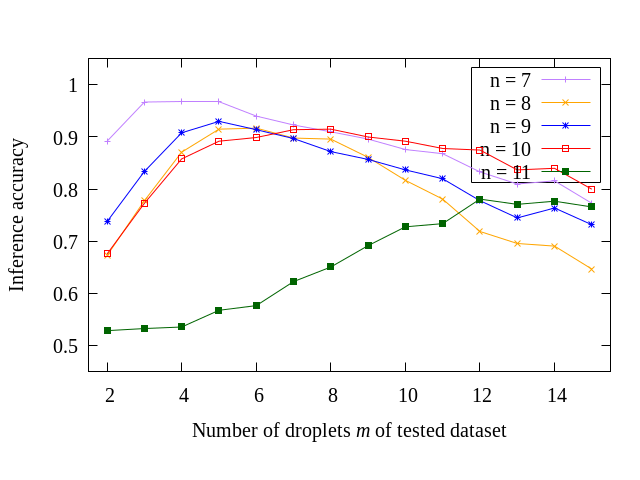

Reproduce this figure in gnuplot.
set terminal pngcairo enhanced font 'Times New Roman,15'
set key right top box maxrows 5
set size ratio 0.6
set output "accopt3.png"
set xlabel 'Number of droplets {/Times-New-Roman:Italic=15 m} of tested dataset'
set ylabel 'Inference accuracy'
set ytics 0.5,0.1,1.0
set yrange[0.45:1.05]
set xrange[1.5:15.5]

plot "/home/dai/Documents/tensorflow2_4_1/segmentation/accdata/acc_opt0_seg2_num7.txt" using 1:2 title "n = 7" with linespoints lc "purple", "/home/dai/Documents/tensorflow2_4_1/segmentation/accdata/acc_opt0_seg2_num8.txt" using 1:2 title "n = 8" with linespoints lc "orange", "/home/dai/Documents/tensorflow2_4_1/segmentation/accdata/acc_opt0_seg2_num9.txt" using 1:2 title "n = 9" with linespoints lc "blue", "/home/dai/Documents/tensorflow2_4_1/segmentation/accdata/acc_opt0_seg2_num10.txt" using 1:2 title "n = 10" with linespoints lc "red", "/home/dai/Documents/tensorflow2_4_1/segmentation/accdata/acc_opt0_seg2_num11.txt" using 1:2 title "n = 11" with linespoints lc "dark-green"